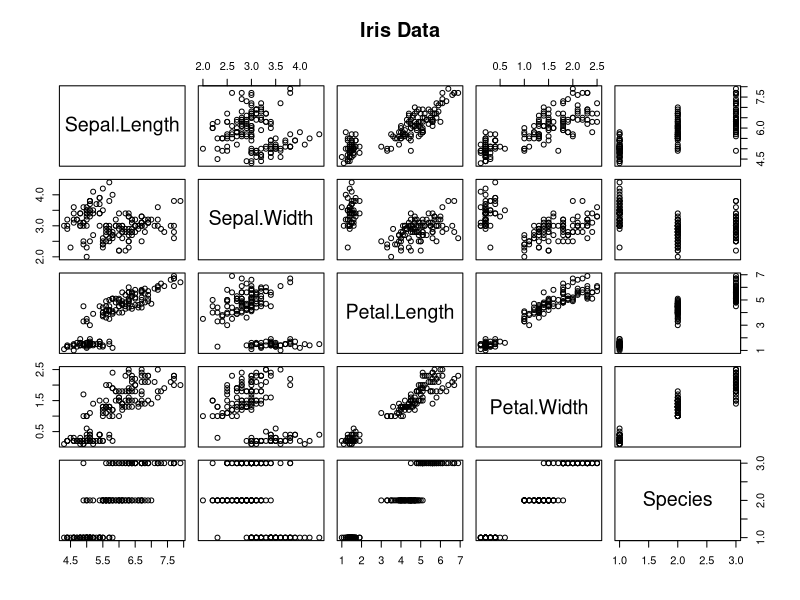
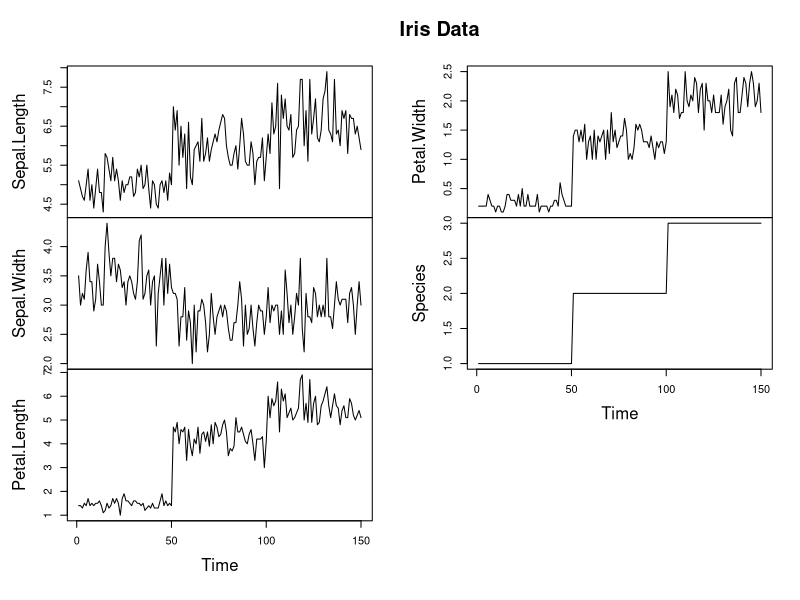

The R script that drew these images, in order:
## ---- chunk 1
pairs(main="Iris Data", iris)
## ---- chunk 2
plot.ts(main="Iris Data", iris)
## ---- chunk 3
testidx <- which(1:length(iris[,1])%%5==0)
## ---- chunk 4
iristrain <- iris[-testidx,]
## ---- chunk 5
iristest <- iris[testidx,]
